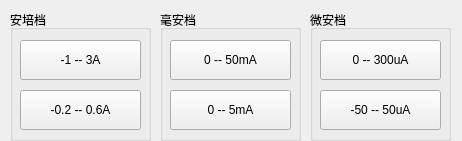
<?xml version="1.0" encoding="UTF-8"?>
<ui version="4.0">
 <class>I_OptionWin</class>
 <widget class="QWidget" name="I_OptionWin">
  <property name="geometry">
   <rect>
    <x>0</x>
    <y>0</y>
    <width>462</width>
    <height>141</height>
   </rect>
  </property>
  <property name="windowTitle">
   <string>Form</string>
  </property>
  <property name="locale">
   <locale language="Chinese" country="China"/>
  </property>
  <widget class="QGroupBox" name="groupBox">
   <property name="geometry">
    <rect>
     <x>10</x>
     <y>10</y>
     <width>141</width>
     <height>131</height>
    </rect>
   </property>
   <property name="title">
    <string>安培档</string>
   </property>
   <widget class="QPushButton" name="pushButton">
    <property name="geometry">
     <rect>
      <x>10</x>
      <y>30</y>
      <width>121</width>
      <height>40</height>
     </rect>
    </property>
    <property name="text">
     <string>-1 -- 3A</string>
    </property>
   </widget>
   <widget class="QPushButton" name="pushButton_2">
    <property name="geometry">
     <rect>
      <x>10</x>
      <y>80</y>
      <width>121</width>
      <height>40</height>
     </rect>
    </property>
    <property name="text">
     <string>-0.2 -- 0.6A</string>
    </property>
   </widget>
  </widget>
  <widget class="QGroupBox" name="groupBox_2">
   <property name="geometry">
    <rect>
     <x>160</x>
     <y>10</y>
     <width>141</width>
     <height>131</height>
    </rect>
   </property>
   <property name="title">
    <string>毫安档</string>
   </property>
   <widget class="QPushButton" name="pushButton_3">
    <property name="geometry">
     <rect>
      <x>10</x>
      <y>30</y>
      <width>121</width>
      <height>40</height>
     </rect>
    </property>
    <property name="text">
     <string>0 -- 50mA</string>
    </property>
   </widget>
   <widget class="QPushButton" name="pushButton_4">
    <property name="geometry">
     <rect>
      <x>10</x>
      <y>80</y>
      <width>121</width>
      <height>40</height>
     </rect>
    </property>
    <property name="text">
     <string>0 -- 5mA</string>
    </property>
   </widget>
  </widget>
  <widget class="QGroupBox" name="groupBox_3">
   <property name="geometry">
    <rect>
     <x>310</x>
     <y>10</y>
     <width>141</width>
     <height>131</height>
    </rect>
   </property>
   <property name="title">
    <string>微安档</string>
   </property>
   <widget class="QPushButton" name="pushButton_5">
    <property name="geometry">
     <rect>
      <x>10</x>
      <y>30</y>
      <width>121</width>
      <height>40</height>
     </rect>
    </property>
    <property name="text">
     <string>0 -- 300uA</string>
    </property>
   </widget>
   <widget class="QPushButton" name="pushButton_6">
    <property name="geometry">
     <rect>
      <x>10</x>
      <y>80</y>
      <width>121</width>
      <height>40</height>
     </rect>
    </property>
    <property name="text">
     <string>-50 -- 50uA</string>
    </property>
   </widget>
  </widget>
 </widget>
 <resources/>
 <connections/>
</ui>
